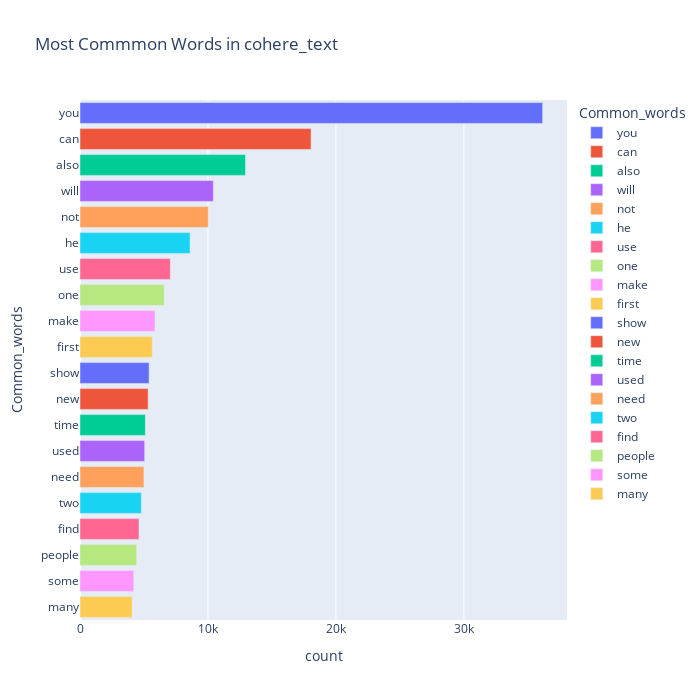

The notebook cell this image was saved under:
### Code cell
top = Counter([item for sublist in cohere_text['short_word'] for item in sublist])
temp_positive = pd.DataFrame(top.most_common(20))
temp_positive.columns = ['Common_words','count']
fig = px.bar(temp_positive, x="count", y="Common_words", title='Most Commmon Words in cohere_text', orientation='h',
             width=700, height=700,color='Common_words')
fig.show()

### Figure 1 — Plotly figure (JSON) as saved in the notebook; plotly's stock layout.template omitted (floating-point values rounded to 4 significant figures)
{"data": [{"alignmentgroup": "True", "hovertemplate": "Common_words=%{y}<br>count=%{x}<extra></extra>", "legendgroup": "you", "marker": {"color": "#636efa", "pattern": {"shape": ""}}, "name": "you", "offsetgroup": "you", "orientation": "h", "showlegend": true, "textposition": "auto", "type": "bar", "x": [36154], "xaxis": "x", "y": ["you"], "yaxis": "y"}, {"alignmentgroup": "True", "hovertemplate": "Common_words=%{y}<br>count=%{x}<extra></extra>", "legendgroup": "can", "marker": {"color": "#EF553B", "pattern": {"shape": ""}}, "name": "can", "offsetgroup": "can", "orientation": "h", "showlegend": true, "textposition": "auto", "type": "bar", "x": [18057], "xaxis": "x", "y": ["can"], "yaxis": "y"}, {"alignmentgroup": "True", "hovertemplate": "Common_words=%{y}<br>count=%{x}<extra></extra>", "legendgroup": "also", "marker": {"color": "#00cc96", "pattern": {"shape": ""}}, "name": "also", "offsetgroup": "also", "orientation": "h", "showlegend": true, "textposition": "auto", "type": "bar", "x": [12933], "xaxis": "x", "y": ["also"], "yaxis": "y"}, {"alignmentgroup": "True", "hovertemplate": "Common_words=%{y}<br>count=%{x}<extra></extra>", "legendgroup": "will", "marker": {"color": "#ab63fa", "pattern": {"shape": ""}}, "name": "will", "offsetgroup": "will", "orientation": "h", "showlegend": true, "textposition": "auto", "type": "bar", "x": [10418], "xaxis": "x", "y": ["will"], "yaxis": "y"}, {"alignmentgroup": "True", "hovertemplate": "Common_words=%{y}<br>count=%{x}<extra></extra>", "legendgroup": "not", "marker": {"color": "#FFA15A", "pattern": {"shape": ""}}, "name": "not", "offsetgroup": "not", "orientation": "h", "showlegend": true, "textposition": "auto", "type": "bar", "x": [10022], "xaxis": "x", "y": ["not"], "yaxis": "y"}, {"alignmentgroup": "True", "hovertemplate": "Common_words=%{y}<br>count=%{x}<extra></extra>", "legendgroup": "he", "marker": {"color": "#19d3f3", "pattern": {"shape": ""}}, "name": "he", "offsetgroup": "he", "orientation": "h", "showlegend": true, "textposition": "auto", "type": "bar", "x": [8598], "xaxis": "x", "y": ["he"], "yaxis": "y"}, {"alignmentgroup": "True", "hovertemplate": "Common_words=%{y}<br>count=%{x}<extra></extra>", "legendgroup": "use", "marker": {"color": "#FF6692", "pattern": {"shape": ""}}, "name": "use", "offsetgroup": "use", "orientation": "h", "showlegend": true, "textposition": "auto", "type": "bar", "x": [7060], "xaxis": "x", "y": ["use"], "yaxis": "y"}, {"alignmentgroup": "True", "hovertemplate": "Common_words=%{y}<br>count=%{x}<extra></extra>", "legendgroup": "one", "marker": {"color": "#B6E880", "pattern": {"shape": ""}}, "name": "one", "offsetgroup": "one", "orientation": "h", "showlegend": true, "textposition": "auto", "type": "bar", "x": [6589], "xaxis": "x", "y": ["one"], "yaxis": "y"}, {"alignmentgroup": "True", "hovertemplate": "Common_words=%{y}<br>count=%{x}<extra></extra>", "legendgroup": "make", "marker": {"color": "#FF97FF", "pattern": {"shape": ""}}, "name": "make", "offsetgroup": "make", "orientation": "h", "showlegend": true, "textposition": "auto", "type": "bar", "x": [5860], "xaxis": "x", "y": ["make"], "yaxis": "y"}, {"alignmentgroup": "True", "hovertemplate": "Common_words=%{y}<br>count=%{x}<extra></extra>", "legendgroup": "first", "marker": {"color": "#FECB52", "pattern": {"shape": ""}}, "name": "first", "offsetgroup": "first", "orientation": "h", "showlegend": true, "textposition": "auto", "type": "bar", "x": [5653], "xaxis": "x", "y": ["first"], "yaxis": "y"}, {"alignmentgroup": "True", "hovertemplate": "Common_words=%{y}<br>count=%{x}<extra></extra>", "legendgroup": "show", "marker": {"color": "#636efa", "pattern": {"shape": ""}}, "name": "show", "offsetgroup": "show", "orientation": "h", "showlegend": true, "textposition": "auto", "type": "bar", "x": [5399], "xaxis": "x", "y": ["show"], "yaxis": "y"}, {"alignmentgroup": "True", "hovertemplate": "Common_words=%{y}<br>count=%{x}<extra></extra>", "legendgroup": "new", "marker": {"color": "#EF553B", "pattern": {"shape": ""}}, "name": "new", "offsetgroup": "new", "orientation": "h", "showlegend": true, "textposition": "auto", "type": "bar", "x": [5325], "xaxis": "x", "y": ["new"], "yaxis": "y"}, {"alignmentgroup": "True", "hovertemplate": "Common_words=%{y}<br>count=%{x}<extra></extra>", "legendgroup": "time", "marker": {"color": "#00cc96", "pattern": {"shape": ""}}, "name": "time", "offsetgroup": "time", "orientation": "h", "showlegend": true, "textposition": "auto", "type": "bar", "x": [5109], "xaxis": "x", "y": ["time"], "yaxis": "y"}, {"alignmentgroup": "True", "hovertemplate": "Common_words=%{y}<br>count=%{x}<extra></extra>", "legendgroup": "used", "marker": {"color": "#ab63fa", "pattern": {"shape": ""}}, "name": "used", "offsetgroup": "used", "orientation": "h", "showlegend": true, "textposition": "auto", "type": "bar", "x": [5054], "xaxis": "x", "y": ["used"], "yaxis": "y"}, {"alignmentgroup": "True", "hovertemplate": "Common_words=%{y}<br>count=%{x}<extra></extra>", "legendgroup": "need", "marker": {"color": "#FFA15A", "pattern": {"shape": ""}}, "name": "need", "offsetgroup": "need", "orientation": "h", "showlegend": true, "textposition": "auto", "type": "bar", "x": [4997], "xaxis": "x", "y": ["need"], "yaxis": "y"}, {"alignmentgroup": "True", "hovertemplate": "Common_words=%{y}<br>count=%{x}<extra></extra>", "legendgroup": "two", "marker": {"color": "#19d3f3", "pattern": {"shape": ""}}, "name": "two", "offsetgroup": "two", "orientation": "h", "showlegend": true, "textposition": "auto", "type": "bar", "x": [4794], "xaxis": "x", "y": ["two"], "yaxis": "y"}, {"alignmentgroup": "True", "hovertemplate": "Common_words=%{y}<br>count=%{x}<extra></extra>", "legendgroup": "find", "marker": {"color": "#FF6692", "pattern": {"shape": ""}}, "name": "find", "offsetgroup": "find", "orientation": "h", "showlegend": true, "textposition": "auto", "type": "bar", "x": [4609], "xaxis": "x", "y": ["find"], "yaxis": "y"}, {"alignmentgroup": "True", "hovertemplate": "Common_words=%{y}<br>count=%{x}<extra></extra>", "legendgroup": "people", "marker": {"color": "#B6E880", "pattern": {"shape": ""}}, "name": "people", "offsetgroup": "people", "orientation": "h", "showlegend": true, "textposition": "auto", "type": "bar", "x": [4427], "xaxis": "x", "y": ["people"], "yaxis": "y"}, {"alignmentgroup": "True", "hovertemplate": "Common_words=%{y}<br>count=%{x}<extra></extra>", "legendgroup": "some", "marker": {"color": "#FF97FF", "pattern": {"shape": ""}}, "name": "some", "offsetgroup": "some", "orientation": "h", "showlegend": true, "textposition": "auto", "type": "bar", "x": [4199], "xaxis": "x", "y": ["some"], "yaxis": "y"}, {"alignmentgroup": "True", "hovertemplate": "Common_words=%{y}<br>count=%{x}<extra></extra>", "legendgroup": "many", "marker": {"color": "#FECB52", "pattern": {"shape": ""}}, "name": "many", "offsetgroup": "many", "orientation": "h", "showlegend": true, "textposition": "auto", "type": "bar", "x": [4074], "xaxis": "x", "y": ["many"], "yaxis": "y"}], "layout": {"barmode": "relative", "height": 700, "legend": {"title": {"text": "Common_words"}, "tracegroupgap": 0}, "title": {"text": "Most Commmon Words in cohere_text"}, "width": 700, "xaxis": {"anchor": "y", "domain": [0, 1], "title": {"text": "count"}}, "yaxis": {"anchor": "x", "categoryarray": ["many", "some", "people", "find", "two", "need", "used", "time", "new", "show", "first", "make", "one", "use", "he", "not", "will", "also", "can", "you"], "categoryorder": "array", "domain": [0, 1], "title": {"text": "Common_words"}}}}
